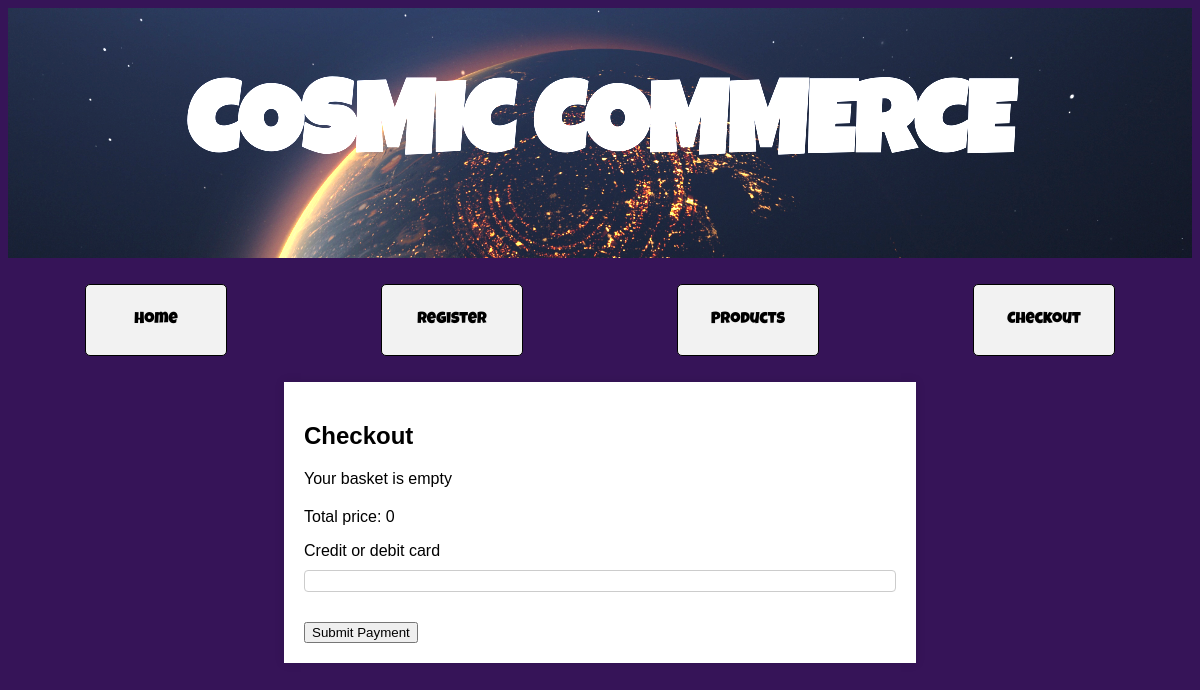
The app's page /payment/ (signed in), older data.
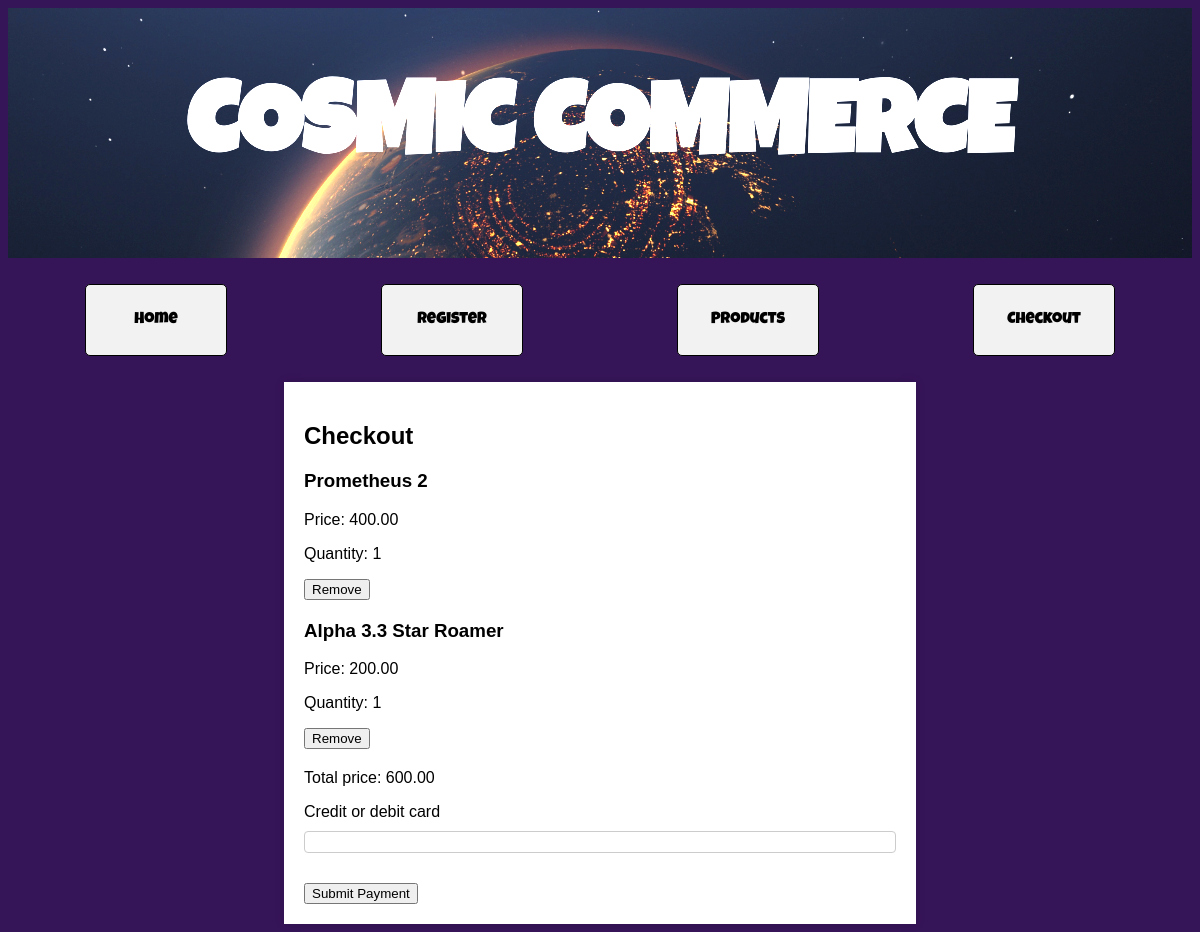
The same page, newer data.
### catalog/models.py (models this page shows, shortened)
class Basket(models.Model):
    user = models.OneToOneField(User, on_delete=models.CASCADE)
    items = models.ManyToManyField(Product, through='BasketItem')
    def get_total_price(self):
        return sum(item.product.price * item.quantity for item in self.basketitem_set.all())

class BasketItem(models.Model):
    product = models.ForeignKey(Product, on_delete=models.CASCADE)
    basket = models.ForeignKey(Basket, on_delete=models.CASCADE)
    quantity = models.PositiveIntegerField(default=1)

class Product(models.Model):
    image = models.ImageField(upload_to='products/')
    title = models.CharField(max_length=200, default='Default Title')
    description = models.TextField()
    price = models.DecimalField(max_digits=6, decimal_places=2)
    category = models.ForeignKey(Category, null=True, blank=True, on_delete=models.CASCADE)
    featured = models.BooleanField(default=False)

### catalog/views.py (the view)
# urls.py: path('payment/', views.payment, name='payment'),
def payment(request):
    return render(request, 'catalog/payment.html')

### catalog/context_processors.py (called while the page is built)
def basket(request):
    if request.user.is_authenticated:
        basket, created = Basket.objects.get_or_create(user=request.user)
        return {'basket': basket}
    else:
        return {}

### catalog/templates/catalog/payment.html (shortened to what this page needs)
{% load static %}
<!DOCTYPE html>
<html>
<head>
    <link rel="stylesheet" type="text/css" href="{% static 'catalog/css/style.css' %}">
</head>
<body>
    <header class="site-header">
        <h1>COSMIC COMMERCE</h1>
    </header>
    <section class="site-nav">
        <nav>
            <ul>
                <li><a href="{% url 'index' %}">Home</a></li>
                <li><a href="{% url 'register' %}">Register</a></li>
                <li><a href="{% url 'products' %}">Products</a></li>
                <li><a href="{% url 'checkout' %}">Checkout</a></li>
            </ul>
        </nav>
    </section>
    <div class="checkout-basket">
        <h2>Checkout</h2>
        <ul>
            {% for item in basket.basketitem_set.all %}
                <li>
                    <h3>{{ item.product.title }}</h3>
                    <p>Price: {{ item.product.price }}</p>
                    <p>Quantity: {{ item.quantity }}</p>
                    <form method="post" action="{% url 'remove_from_basket' item.id %}">
                        <input type="submit" value="Remove">
                    </form>
                </li>
            {% empty %}
                <li>Your basket is empty</li>
            {% endfor %}
        </ul>
        <p>Total price: {{ basket.get_total_price }}</p>
        <form action="{% url 'charge' %}" method="post" id="payment-form">
            <div class="form-row">
                <label for="card-element">
                    Credit or debit card
                </label>
                <div id="card-element">
                </div>
            </div>
            <button>Submit Payment</button>
    </div>
</body>
</html>

### catalog/static/catalog/css/style.css (style rules this page uses)
body { background-color: rgb(54, 20, 88); }
.site-header { background-image: url(../images/planet-image.jpeg); background-size: cover; background-repeat: no-repeat; height: 250px; font-family: "Luckiest Guy", cursive; font-weight: 400; font-style: normal; font-size: 50px; color: white; text-align: center; display: flex; align-items: center; justify-content: center; transition: filter 2s ease-in-out; }
.site-nav ul { list-style: none; display: flex; justify-content: space-around; padding: 0; font-family: 'Luckiest Guy', cursive; }
.site-nav li { background-color: #f2f2f2; border: 1px solid #000; padding: 10px 20px; margin: 10px; border-radius: 5px; transition: background-color 0.3s ease; width: 100px; height: 50px; display: flex; justify-content: center; align-items: center; }
.site-nav a { text-decoration: none; color: #000; }
.checkout-basket { background-color: white; color: black; font-family: 'Protest Sans', sans-serif; width: 50%; margin: 0 auto; padding: 20px; box-shadow: 0px 0px 10px rgba(0, 0, 0, 0.1); }
.checkout-basket ul { list-style-type: none; padding: 0; }
.checkout-basket li { margin-bottom: 20px; }
.form-row { display: flex; flex-direction: column; margin-bottom: 20px; }
.form-row label { margin-bottom: 10px; }
#card-element { border: 1px solid #ccc; padding: 10px; border-radius: 4px; }

Row changes from the older to the newer data that the page shows:
added BasketItem: product "Prometheus 2", product.price "400.00", quantity "1"
added BasketItem: product "Alpha 3.3 Star Roamer", product.price "200.00", quantity "1"
computed for Basket: get_total_price "0" → "600.00"
Text that changed along with them:
text no longer shown: "Your basket is empty"
